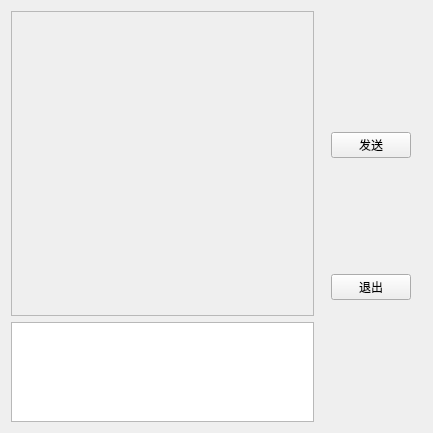
<?xml version="1.0" encoding="UTF-8"?>
<ui version="4.0">
 <class>SingleChatRoomClass</class>
 <widget class="QWidget" name="SingleChatRoomClass">
  <property name="geometry">
   <rect>
    <x>0</x>
    <y>0</y>
    <width>433</width>
    <height>433</height>
   </rect>
  </property>
  <property name="windowTitle">
   <string>SingleChatRoom</string>
  </property>
  <layout class="QGridLayout" name="gridLayout">
   <item row="0" column="0">
    <layout class="QHBoxLayout" name="horizontalLayout_2">
     <item>
      <layout class="QVBoxLayout" name="verticalLayout">
       <item>
        <widget class="QScrollArea" name="scrollArea">
         <property name="minimumSize">
          <size>
           <width>300</width>
           <height>300</height>
          </size>
         </property>
         <property name="widgetResizable">
          <bool>true</bool>
         </property>
         <widget class="QWidget" name="scrollAreaWidgetContents">
          <property name="geometry">
           <rect>
            <x>0</x>
            <y>0</y>
            <width>298</width>
            <height>298</height>
           </rect>
          </property>
          <layout class="QGridLayout" name="gridLayout_2">
           <property name="leftMargin">
            <number>0</number>
           </property>
           <property name="topMargin">
            <number>0</number>
           </property>
           <property name="rightMargin">
            <number>0</number>
           </property>
           <property name="bottomMargin">
            <number>0</number>
           </property>
           <item row="0" column="0">
            <widget class="QWidget" name="MsgBox" native="true">
             <layout class="QVBoxLayout" name="MsgBoxLayout">
              <property name="leftMargin">
               <number>0</number>
              </property>
              <property name="topMargin">
               <number>0</number>
              </property>
              <property name="rightMargin">
               <number>0</number>
              </property>
              <property name="bottomMargin">
               <number>0</number>
              </property>
              <item>
               <spacer name="verticalSpacer">
                <property name="orientation">
                 <enum>Qt::Vertical</enum>
                </property>
                <property name="sizeHint" stdset="0">
                 <size>
                  <width>20</width>
                  <height>40</height>
                 </size>
                </property>
               </spacer>
              </item>
             </layout>
            </widget>
           </item>
          </layout>
         </widget>
        </widget>
       </item>
       <item>
        <widget class="QTextEdit" name="inputBox">
         <property name="minimumSize">
          <size>
           <width>300</width>
           <height>100</height>
          </size>
         </property>
         <property name="maximumSize">
          <size>
           <width>16777215</width>
           <height>100</height>
          </size>
         </property>
        </widget>
       </item>
      </layout>
     </item>
    </layout>
   </item>
   <item row="0" column="1">
    <widget class="QWidget" name="widget" native="true">
     <property name="minimumSize">
      <size>
       <width>100</width>
       <height>0</height>
      </size>
     </property>
     <layout class="QVBoxLayout" name="verticalLayout_2">
      <item>
       <widget class="QPushButton" name="btnSend">
        <property name="text">
         <string>发送</string>
        </property>
       </widget>
      </item>
      <item>
       <widget class="QPushButton" name="btnExit">
        <property name="text">
         <string>退出</string>
        </property>
       </widget>
      </item>
     </layout>
    </widget>
   </item>
  </layout>
 </widget>
 <layoutdefault spacing="6" margin="11"/>
 <resources/>
 <connections/>
</ui>
